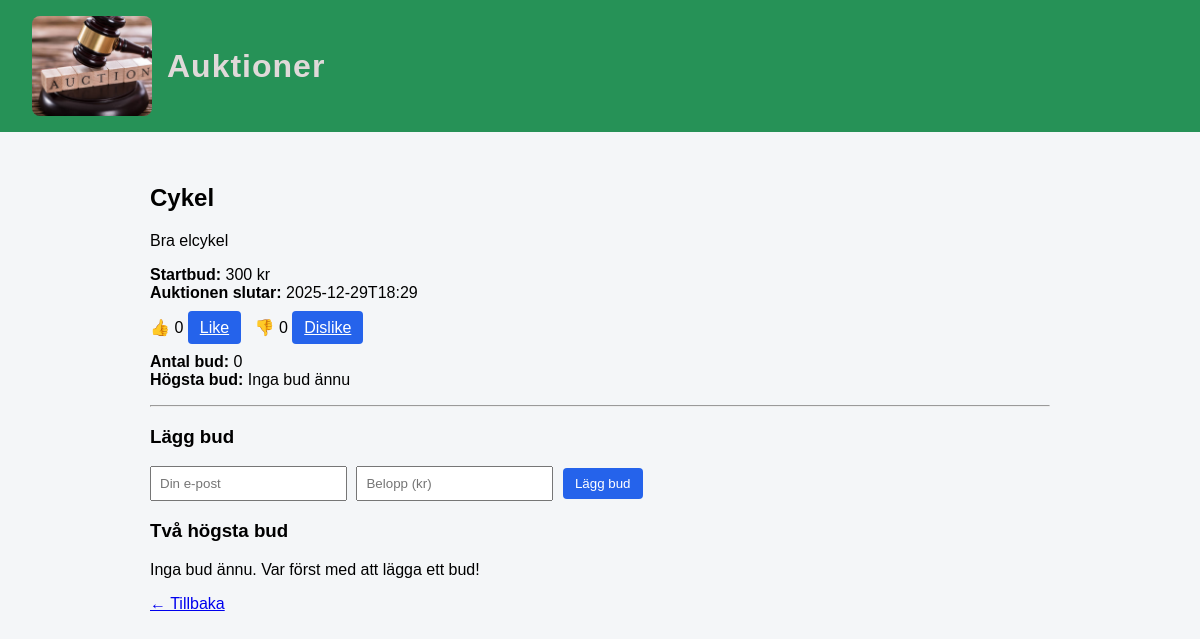
The app's page /auction/3 with its own data.
### tables this page shows
CREATE TABLE auctions (
    id INTEGER PRIMARY KEY AUTOINCREMENT,
    title TEXT NOT NULL,
    description TEXT NOT NULL,
    starting_bid REAL NOT NULL,
    end_datetime TEXT NOT NULL,
    likes INTEGER DEFAULT 0,
    dislikes INTEGER DEFAULT 0
);

### myblueprints/auctions/auctions_routes.py (the view)
@auctions_bp.route("/auction/<int:id>")
def detail(id):
    auction = AuctionRepository.get_by_id(id)
    bids = BidRepository.get_top_two(id)
    bid_count = BidRepository.count_for_auction(id)
    highest_bid = BidRepository.get_highest(id)
    return render_template(
        "auction_detail.html",
        auction=auction,
        bids=bids,
        bid_count=bid_count,
        highest_bid=highest_bid
    )

### database.py (called while the page is built)
def get_db():
    if "db" not in g:
        g.db = sqlite3.connect(DATABASE)
        g.db.row_factory = sqlite3.Row
    return g.db

### dbrepositories/auction_repository.py (called while the page is built)
    @staticmethod
    def get_by_id(auction_id):
        return get_db().execute(
            "SELECT * FROM auctions WHERE id = ?",
            (auction_id,)
        ).fetchone()

### dbrepositories/bid_repository.py (called while the page is built)
    @staticmethod
    def get_top_two(auction_id):
        return get_db().execute(
            """
            SELECT * FROM bids
            WHERE auction_id = ?
            ORDER BY amount DESC
            LIMIT 2
            """,
            (auction_id,)
        ).fetchall()

    @staticmethod
    def count_for_auction(auction_id):
        return get_db().execute(
            """
            SELECT COUNT(*) as count
            FROM bids
            WHERE auction_id = ?
            """,
            (auction_id,)
        ).fetchone()["count"]

    @staticmethod
    def get_highest(auction_id):
        return get_db().execute(
            """
            SELECT MAX(amount) as highest
            FROM bids
            WHERE auction_id = ?
            """,
            (auction_id,)
        ).fetchone()["highest"]

### templates/auction_detail.html
{% extends "base.html" %}
{% block content %}
<h2>{{ auction.title }}</h2>
<p>{{ auction.description }}</p>
<p>
<strong>Startbud:</strong> {{ auction.starting_bid|int }} kr<br>
<strong>Auktionen slutar:</strong> {{ auction.end_datetime }}
</p>
<p>
👍 {{ auction.likes }}
<a class="btn" href="/auction/{{ auction.id }}/like">Like</a>
&nbsp;
👎 {{ auction.dislikes }}
<a class="btn" href="/auction/{{ auction.id }}/dislike">Dislike</a>
</p>
<p>
<strong>Antal bud:</strong> {{ bid_count }}<br>
<strong>Högsta bud:</strong>
{% if highest_bid %}
    {{ highest_bid|int }} kr
{% else %}
    Inga bud ännu
{% endif %}
</p>
<hr>
<h3>Lägg bud</h3>
<form method="post" action="/auction/{{ auction.id }}/bid">
    <input name="bidder" placeholder="Din e-post" required>
    <input name="amount" type="number" step="1" min="1" placeholder="Belopp (kr)" required>
    <button type="submit">Lägg bud</button>
</form>
<h3>Två högsta bud</h3>
{% if bids %}
<ul>
{% for bid in bids %}
    <li>
        <strong>{{ bid.bidder }}</strong> –
        <strong>{{ bid.amount|int }} kr</strong>
        <span style="color: #666;">({{ bid.created_at[:19] }})</span>
    </li>
{% endfor %}
</ul>
{% else %}
<p>Inga bud ännu. Var först med att lägga ett bud!</p>
{% endif %}
<a href="/">← Tillbaka</a>
{% endblock %}

### static/style.css (style rules this page uses)
body { font-family: Arial, sans-serif; background: #f4f6f8; margin: 0; padding: 0; }
button, .btn { background: #2563eb; color: white; border: none; padding: 8px 12px; border-radius: 4px; cursor: pointer; }
input { padding: 8px; margin-right: 5px; }

### records on screen
auctions: title "Cykel", description "Bra elcykel", starting_bid "300", end_datetime "2025-12-29T18:29", likes "0", dislikes "0"

### other values on screen
{{ bid_count }} "0"
